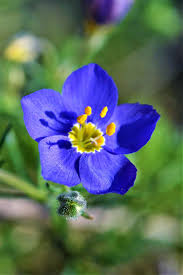
#> input picture src/data/BlueBowl_01.jpg, 183 x 275 px
$ python -i morph_segm_ops.py   (imports and definitions only)
#> lines starting #> are read from the running program, lines starting #| are printed output that depends on the picture
from operations.filters import borde_canny
from operations.morph_ops import apertura, cierre
from operations.color_ops import a_gris
import cv2
import numpy as np

# [15 lines left out: functions eliminar_ruido_binaria, extraer_contornos_morfologico, not called in this run]

def esqueletizacion(img_binaria):
    img_binaria = img_binaria.copy()
    skel = np.zeros(img_binaria.shape, np.uint8)
    kernel = cv2.getStructuringElement(cv2.MORPH_CROSS, (3,3))
    while True:
        eroded = cv2.erode(img_binaria, kernel)
        temp = cv2.dilate(eroded, kernel)
        temp = cv2.subtract(img_binaria, temp)
        skel = cv2.bitwise_or(skel, temp)
        img_binaria = eroded.copy()
        if cv2.countNonZero(img_binaria) == 0:
            break
    return skel

# [23 lines left out: functions rellenar_huecos, segmentacion_umbral, segmentacion_adaptativa, not called in this run]

def segmentacion_bordes(img, low_threshold=100, high_threshold=200):
    return borde_canny(img, low_threshold, high_threshold)

# [15 lines left out: functions segmentacion_por_regiones, segmentacion_watershed, not called in this run]

>>> import cv2
>>> picture = cv2.imread('../data/BlueBowl_01.jpg', cv2.IMREAD_GRAYSCALE)
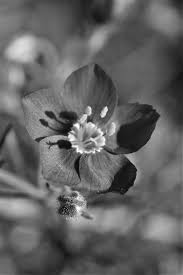
#> picture: shape (275, 183); min 0, max 255, mean 98.8
>>> result = esqueletizacion(picture)
#> the loop in esqueletizacion, `while True:` made 324 passes
#> pass 1, in esqueletizacion, `eroded = cv2.erode(img_binaria, kernel)`:
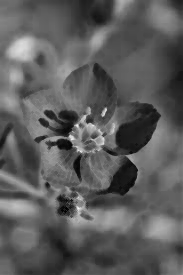
#> eroded: shape (275, 183); min 0, max 245, mean 92.2
#> pass 1, in esqueletizacion, `temp = cv2.subtract(img_binaria, temp)`:
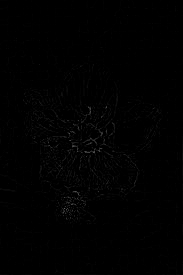
#> temp: shape (275, 183); min 0, max 97, mean 1.2
#> pass 2, in esqueletizacion, `eroded = cv2.erode(img_binaria, kernel)`:
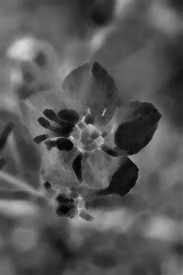
#> eroded: shape (275, 183); min 0, max 218, mean 86.8
#> after the loop in esqueletizacion, `while True:`: eroded: shape (275, 183); every value is 0

$ run again, on src/data/BlueBowl_04.jpg
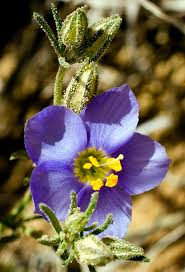
#> input picture src/data/BlueBowl_04.jpg, 185 x 272 px
#> the loop in esqueletizacion, `while True:` made 100 passes
#> pass 1, in esqueletizacion, `eroded = cv2.erode(img_binaria, kernel)`:
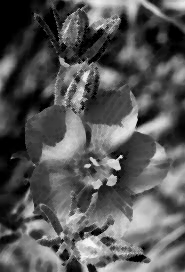
#> eroded: shape (272, 185); min 0, max 253, mean 87
#> after the loop in esqueletizacion, `while True:`:
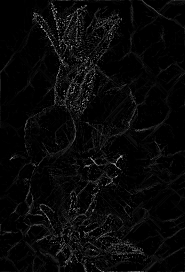
#> skel: shape (272, 185); min 0, max 189, mean 8.1
